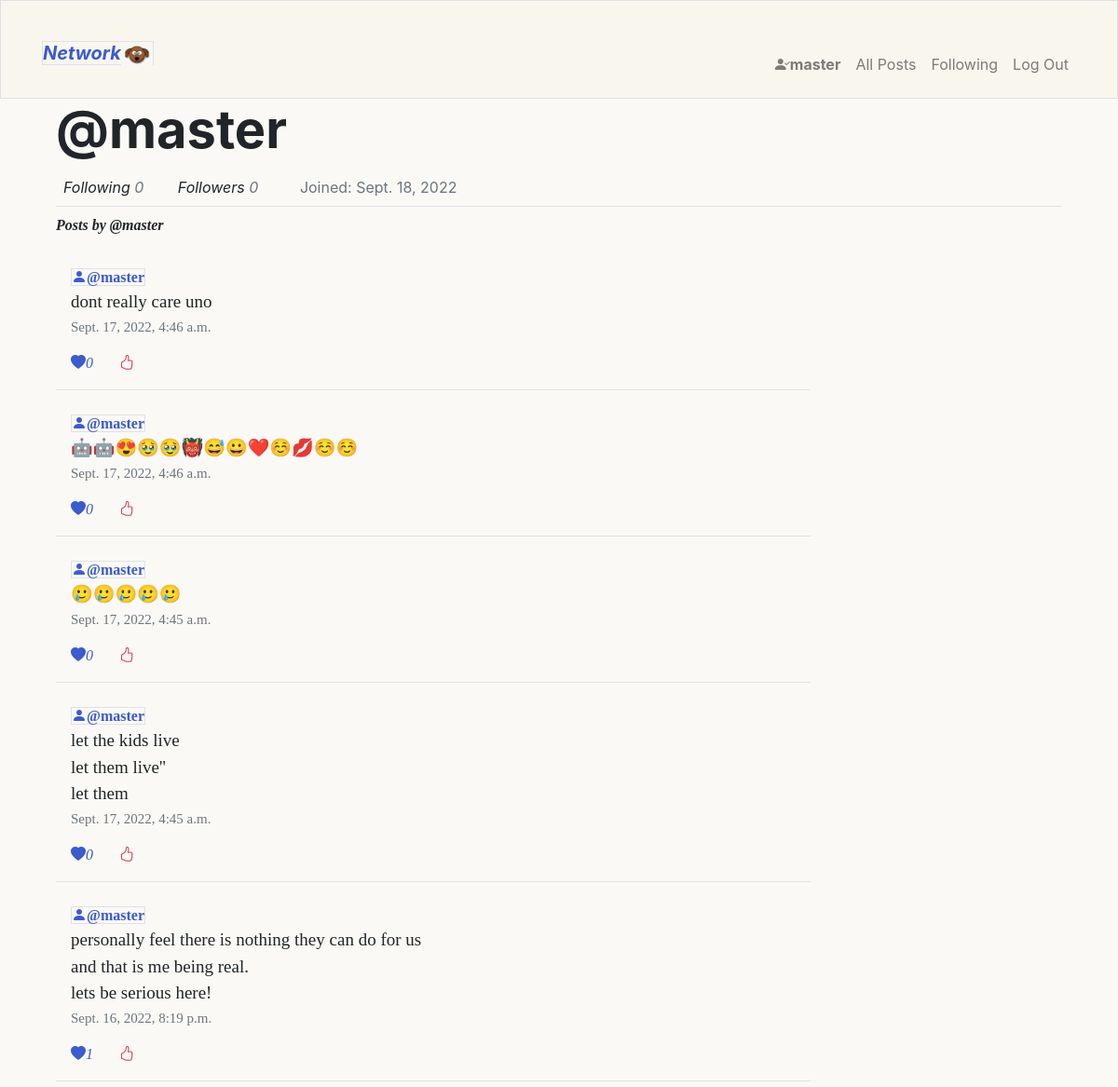
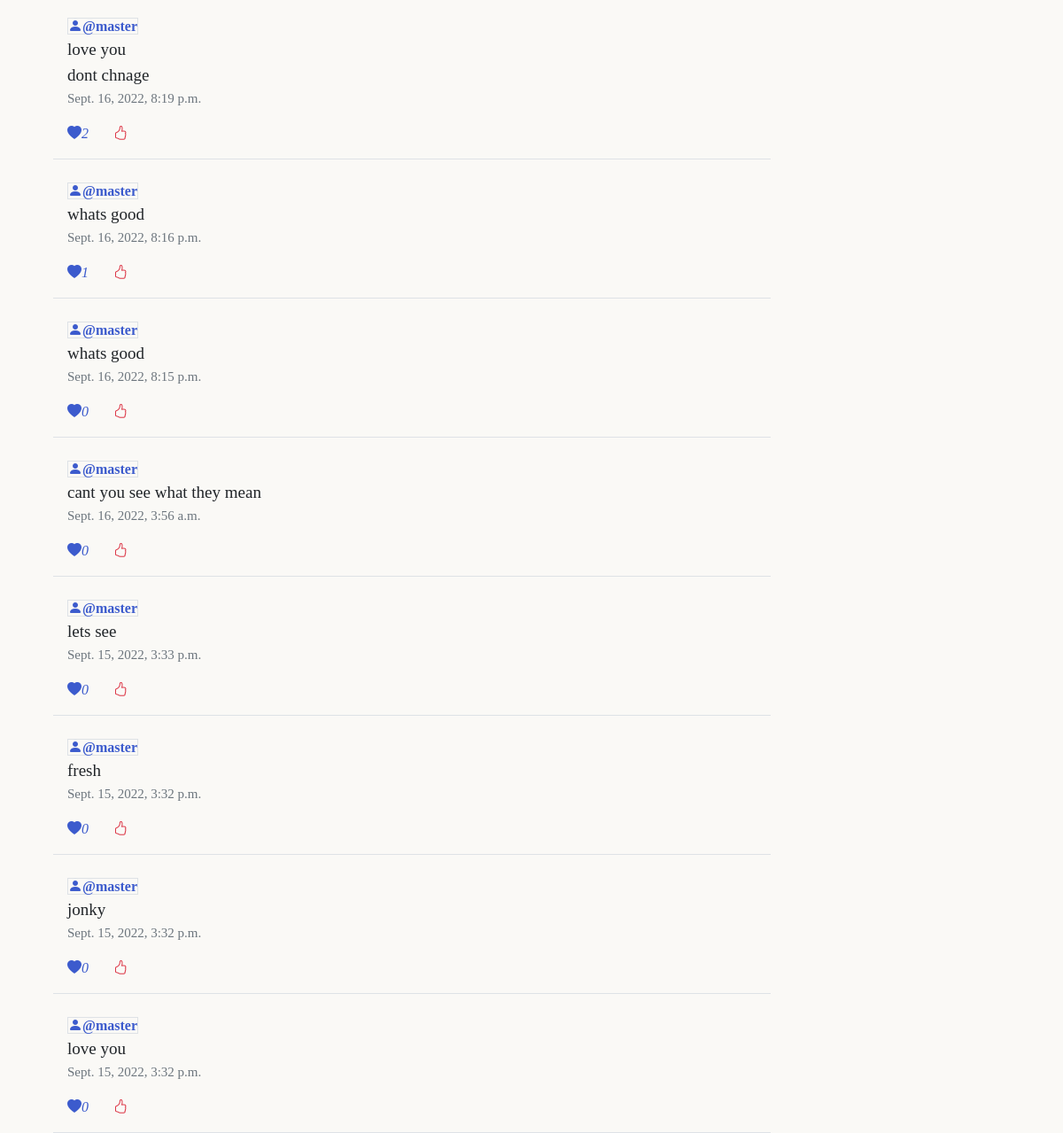
/profile/1 (signed in), run on the app's committed database (2 pictures, top to bottom).
### network/models.py (models this page shows, shortened)
class User(AbstractUser):
    followers_number = models.IntegerField(default=0)
    following_number = models.IntegerField(default=0)
    joined = models.DateField(auto_now=True)

class Post(models.Model):
    content = models.CharField(max_length=200)
    likes = models.IntegerField(default=0)
    created = models.DateTimeField(auto_now_add=True)
    user = models.ForeignKey(User,on_delete=models.CASCADE,related_name="post_created")

### network/views.py (the view, shortened to what this page needs)
# urls.py: path("profile/<int:id>",views.profile,name="profile"),
@login_required
def profile(request,id):
    if not  request.user.is_authenticated:
        return render(request,"network/login.html",{
            "error":"Session expired ,Login again"
        })
    try:
        user_p = User.objects.get(pk=id)
        user_post = Post.objects.filter(user=user_p).order_by("-created")
        return render(request,"network/profile.html",{
        "user_post":user_post,
        "user_profile" : user_p
    })
    except User.DoesNotExist:
        return HttpResponse("error, user not found")

### network/templates/network/profile.html (shortened to what this page needs)
{% extends 'network/layout.html' %}
{% block body %}
<div class="container ">
    <div class="border-bottom pb-2">
        <p class=""><span class= "display-4 font-weight-bolder">@{{user_profile.username}}</span> </p>
        <span class="mx-2 font-italic">Following <span class="text-muted">{{user_profile.user_following.count}}</span></span>
        <span class="mx-4 font-italic">Followers <span class="text-muted followers">{{user_profile.user_followers.count}}</span></span>
         <span class="mx-3 text-muted">Joined: {{user.joined}}</span>
    </div>
    <div class = "mt-2 posts">
        <p class=""><strong class= "display-5 font-italic fw-bolder">Posts by @{{user_profile.username}}</strong> </p>
        {% for post in user_post %}
            <div class=" mt-2 p-3 border-bottom w-75">
                <a class="border" href="{% url 'profile' user_profile.id %}"><i class="bi bi-person-fill  blue-color-tone"></i><strong class=" blue-color-tone">@{{ post.user.username }}</strong></a>
                <div>
                    <p class="post-content text-break">{{post.content|linebreaksbr}}</p>
                    <p class="date text-muted ">{{post.created}}</p>
                </div>
                <a ><i class="bi bi-heart-fill blue-color-tone" id="like-{{post.id}}">{{post.likes}}</i>    <a href="" class="mx-4 text-danger like-btn" data-id ="{{post.id}}"><i class="bi bi-hand-thumbs-up"></i></a>
            </div>
        {% endfor %}
    </div>
</div>
{% endblock body %}

### network/templates/network/layout.html (shortened to what this page needs)
{% load static %}
<!DOCTYPE html>
<html lang="en">
    <head>
        <link rel="stylesheet" href="https://cdn.jsdelivr.net/npm/bootstrap@4.4.1/dist/css/bootstrap.min.css">
        <link rel="stylesheet" href="https://cdn.jsdelivr.net/npm/bootstrap-icons@1.8.3/font/bootstrap-icons.css">
        <link href="{% static 'network/styles.css' %}" rel="stylesheet">
    </head>
    <body  class="bodycon">
        <nav class="navbar sticky-top navbar-expand-lg border pb-3 navbar-light ">
            <div class="container-md  mt-3">
                <a href="/" class="navbar-brand  " >
                    <span class="fw-bold  align-center ">
                        <i class="border "><strong class="blue-color-tone">Network</strong><img class="img-fluid nav-img" src="{% static 'network/images/dog4.png' %}" alt="image of a cute cartoon dog"></i>
                    </span>
                </a>
            <div class="collapse navbar-collapse  justify-content-end align-center" id="main-nav" >
                <ul class="navbar-nav mt-4">
                  {% if user.is_authenticated %}
                      <li class="nav-item">
                          <a class="nav-link" href="{% url 'profile'  user.id %}"><i class="bi bi-person-check-fill"></i><strong>{{ user.username }}</strong></a>
                      </li>
                  {% endif %}
                  <li class="nav-item">
                    <a class="nav-link" href="{% url 'index' %}">All Posts</a>
                  </li>
                  {% if user.is_authenticated %}
                      <li class="nav-item">
                          <a class="nav-link" href="{% url 'following' 1%}">Following</a>
                      </li>
                      <li class="nav-item">
                          <a class="nav-link" href="{% url 'logout' %}">Log Out</a>
                      </li>
                  {% endif %}
                </ul>
              </div>
            </div>
        </nav>
        <div class="container main">
            {% block body %}
            {% endblock %}
        </div>
    </body>
</html>

### network/static/network/styles.css (style rules this page uses)
html { scroll-behavior: smooth; }
nav { background-color: #F9F6EE; }
.bodycon { background-color: #FAF9F6; }
.blue-color-tone { color: rgb(60, 91, 205); }
.posts { font-family:'Times New Roman', Times, serif; }
.date { margin-top:-15px; font-size: 15px; }
.post-content { font-size: 19px; }
.nav-img { height:22px; }

### data on the page
User: username "master", user_following.count "0", user_followers.count "0", joined "Sept. 18, 2022"
Post: user.username "master", content "dont really care uno", created "Sept. 17, 2022, 4:46 a.m.", likes "0"
Post: user.username "master", content "🤖🤖😍🥹🥹👹😅😀❤️☺️💋☺️☺️", created "Sept. 17, 2022, 4:46 a.m.", likes "0"
Post: user.username "master", content "🥲🥲🥲🥲🥲", created "Sept. 17, 2022, 4:45 a.m.", likes "0"
Post: user.username "master", content "let the kids live let them live'' let them", created "Sept. 17, 2022, 4:45 a.m.", likes "0"
Post: user.username "master", content "personally feel there is nothing they can do for us and that is me being real. lets be serious here!", created "Sept. 16, 2022, 8:19 p.m.", likes "1"
Post: user.username "master", content "love you dont chnage", created "Sept. 16, 2022, 8:19 p.m.", likes "2"
Post: user.username "master", content "whats good", created "Sept. 16, 2022, 8:16 p.m.", likes "1"
Post: user.username "master", content "whats good", created "Sept. 16, 2022, 8:15 p.m.", likes "0"
Post: user.username "master", content "cant you see what they mean", created "Sept. 16, 2022, 3:56 a.m.", likes "0"
Post: user.username "master", content "lets see", created "Sept. 15, 2022, 3:33 p.m.", likes "0"
Post: user.username "master", content "fresh", created "Sept. 15, 2022, 3:32 p.m.", likes "0"
Post: user.username "master", content "jonky", created "Sept. 15, 2022, 3:32 p.m.", likes "0"
Post: user.username "master", content "love you", created "Sept. 15, 2022, 3:32 p.m.", likes "0"
